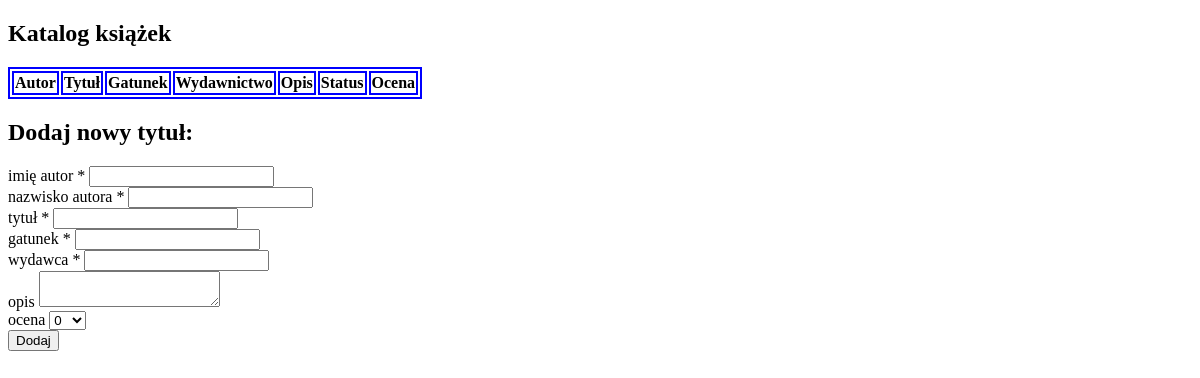
/library/, run on an earlier commit of the app's database.
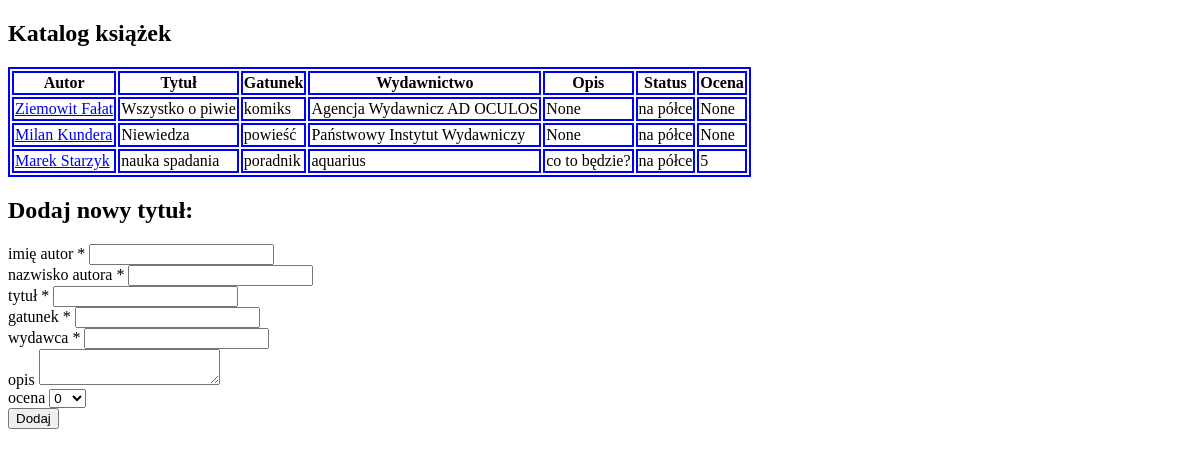
And on a later commit of the database.
### app/models.py (models this page shows, shortened)
class Book(db.Model):
    id = db.Column(db.Integer, primary_key=True)
    title = db.Column(db.String(100), index=True, unique=True)
    genre_id = db.Column(db.Integer, db.ForeignKey('genre.id'))
    publisher_id = db.Column(db.Integer, db.ForeignKey('publisher.id'))
    rating = db.Column(db.Integer)
    description = db.Column(db.Text)
    borrowed_book_card_id = db.Column(db.Integer, db.ForeignKey('borrowed_book_card.id'))
    def get_authors(self, book_id: int) -> List[Dict[str, str]]:
        book = self.query.get(book_id)
        author = book.authors
        authors = [{'name': names.name.title(), 'lastname': names.lastname.title()} for names in author]
        return authors
    def get_all(self):
        books = []
        for book in self.query.all():
            authors = self.get_authors(book.id)
            author = [f"{name['name']} {name['lastname']}" for name in authors]
            authors = ', '.join(author)
            genre = Genre.query.get(book.genre_id).genre
            publisher = Publisher.query.get(book.publisher_id).name
            status = BorrowedBookCard().get_status(book.id)
            books.append({
                'id': book.id,
                'title': book.title,
                'author': authors,
                'genre': genre,
                'publisher': publisher,
                'rating': book.rating,
                'description': book.description,
                'status': status
            })
        return books

class Genre(db.Model):
    id = db.Column(db.Integer, primary_key=True)
    genre = db.Column(db.String(50), index=True, unique=True)
    books = db.relationship("Book", backref="genre", lazy='subquery')

class Publisher(db.Model):
    id = db.Column(db.Integer, primary_key=True)
    name = db.Column(db.String(50), index=True, unique=True)
    books = db.relationship("Book", backref="publish", lazy='subquery')

### library.py (the view)
@app.route("/library/", methods=['GET'])
def library():
    form = BookForm()
    books = Book().get_all()
    return render_template('library.html', form=form, books=books)

### app/forms.py
class BookForm(FlaskForm):
    author_name = StringField('imię autor', validators=[DataRequired(), Length(max=20)])
    author_lastname = StringField('nazwisko autora', validators=[DataRequired(), Length(max=30)])
    title = StringField('tytuł', validators=[DataRequired(), Length(max=100)])
    genre = StringField('gatunek', validators=[DataRequired(), Length(max=100)])
    publisher = StringField('wydawca', validators=[Length(max=50), DataRequired()])
    description = TextAreaField('opis')
    rating = SelectField('ocena', choices=[0, 1, 2, 3, 4, 5, 6, 7, 8, 9, 10])

### app/models.py (called while the page is built)
    def get_status(self, book_id: int) -> str:
        book = Book().query.get(book_id)
        card_id = book.borrowed_book_card_id
        if card_id:
            card = self.query.get(card_id)
            if card.borrowed is True:
                return 'pożyczona'
        return 'na półce'

### app/templates/library.html (shortened to what this page needs)
<!DOCTYPE html>
<html lang="pl">
<head>
</head>
<body>
<h2>Katalog książek</h2>
<table>
    <thead>
    <th>Autor</th>
    <th>Tytuł</th>
    <th>Gatunek</th>
    <th>Wydawnictwo</th>
    <th>Opis</th>
    <th>Status</th>
    <th>Ocena</th>
    </thead>
{% for book in books %}
    <tr>
        <td><a href="/library/{{ book.id }}">{{ book.author }}</a></td>
        <td>{{ book.title }}</td>
        <td>{{ book.genre }}</td>
        <td>{{ book.publisher }}</td>
        <td>{{ book.description }}</td>
        <td>{{ book.status }}</td>
        <td>{{ book.rating }}</td>
    </tr>
{% endfor %}
</table>
<div>
    <h2> Dodaj nowy tytuł: </h2>
    <form method="POST" action="/library/">
        {% for field in form  if field.widget.input_type != 'hidden'%}
        {{ field.label }} {% if field.flags.required %}*{% endif %}
        {{ field }}<br>
        {% endfor %}
        <input type="submit" value="Dodaj">
    </form>
</div>
</body>
</html>

### app/templates/library.html (style rules this page uses)
table, th, tr, td { border: 2px solid blue; }

What changed in the data, as far as the page shows it:
added Book: title "Wszystko o piwie"
added Genre: genre "komiks"
added Publisher: publisher "Agencja Wydawnicz AD OCULOS"
added Book: title "Niewiedza"
added Genre: genre "powieść"
added Publisher: publisher "Państwowy Instytut Wydawniczy"
added Book: title "nauka spadania", description "co to będzie?"
added Genre: genre "poradnik"
added Publisher: publisher "aquarius"
Also different on the page:
new list line: "Ziemowit Fałat None na półce None"
new list line: "Milan Kundera None na półce None"
new list line: "Marek Starzyk na półce 5"
